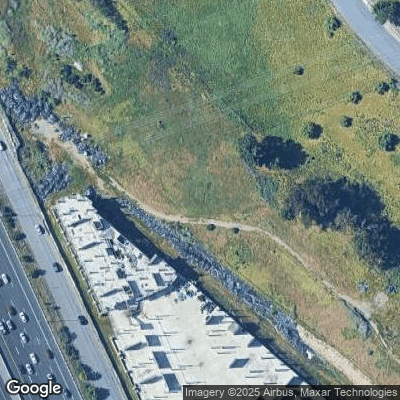
#> input picture backend/images/interesting/37.517372_-121.939845.jpg, 400 x 400 px; its folder holds only this picture in this run
$ python crop_images.py
#> lines starting #> are read from the running program, lines starting #| are printed output that depends on the picture
import os
from PIL import Image

# Input folders
input_folders = {
    'interesting': '../images/interesting',
    'boring': '../images/boring'
}

# Output base folder
output_base = '../model/cropped'

# Crop settings
crop_bottom = 25
crop_right = 25

for label, input_folder in input_folders.items():
    output_folder = os.path.join(output_base, label)
    os.makedirs(output_folder, exist_ok=True)
    for filename in os.listdir(input_folder):
        if filename.lower().endswith('.jpg'):
            img_path = os.path.join(input_folder, filename)
            img = Image.open(img_path)
#> img is the input picture: PIL image 400x400 P; mean R, G, B 123.1, 137, 128.4
            width, height = img.size
#> width = 400; height = 400
            # Crop: left, upper, right, lower
            cropped = img.crop((0, 0, width - crop_right, height - crop_bottom))
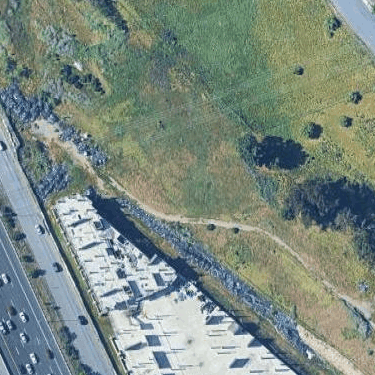
#> cropped: PIL image 375x375 P; mean R, G, B 123.9, 138.2, 128.9
#> (the run stopped early here; a loop or call above may not have finished)
